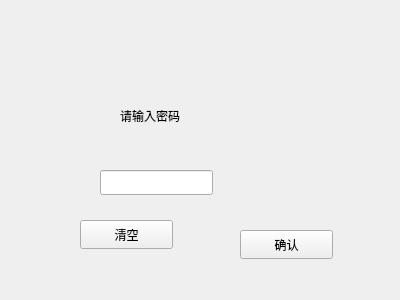
<?xml version="1.0" encoding="UTF-8"?>
<ui version="4.0">
 <class>EnterPassword</class>
 <widget class="QWidget" name="EnterPassword">
  <property name="geometry">
   <rect>
    <x>0</x>
    <y>0</y>
    <width>400</width>
    <height>300</height>
   </rect>
  </property>
  <property name="windowTitle">
   <string>Form</string>
  </property>
  <widget class="QLineEdit" name="enter_pass">
   <property name="geometry">
    <rect>
     <x>100</x>
     <y>170</y>
     <width>113</width>
     <height>25</height>
    </rect>
   </property>
  </widget>
  <widget class="QLabel" name="label">
   <property name="geometry">
    <rect>
     <x>120</x>
     <y>100</y>
     <width>101</width>
     <height>31</height>
    </rect>
   </property>
   <property name="text">
    <string>请输入密码</string>
   </property>
  </widget>
  <widget class="QPushButton" name="Clean">
   <property name="geometry">
    <rect>
     <x>80</x>
     <y>220</y>
     <width>93</width>
     <height>29</height>
    </rect>
   </property>
   <property name="text">
    <string>清空</string>
   </property>
  </widget>
  <widget class="QPushButton" name="Submit">
   <property name="geometry">
    <rect>
     <x>240</x>
     <y>230</y>
     <width>93</width>
     <height>29</height>
    </rect>
   </property>
   <property name="text">
    <string>确认</string>
   </property>
  </widget>
 </widget>
 <resources/>
 <connections/>
</ui>
